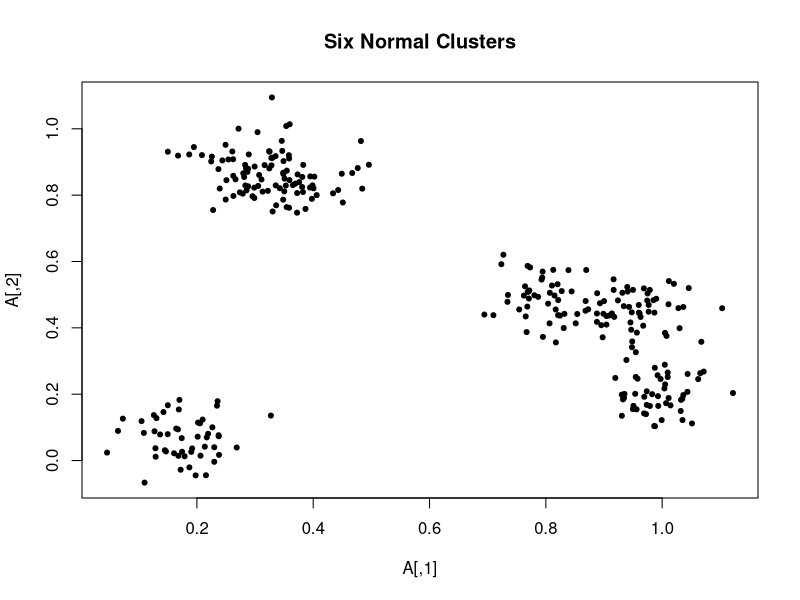

Generate this figure with R: (Note: this script raises an error after producing the figure.)
# This example file generates a two-dimensional dataset of 300 points.
# It uses path length (TSP), tpPL, and OLO criteria to find orderings.
# It plots the paths and the heat maps all in one graph.

closeAllConnections()  # helps avoid "Error in file(con, "w") : all connections are in use"
library(lattice)       # for the levelplot function
library(latticeExtra)  # allow adding plotxy objects
library(MASS)
library(seriation)
library(viridis)
library(doParallel)
registerDoParallel()   # for parallel processing in TSP

### function that calculates the tree penalty matrix
penaltymatrix <-function(d,method){ 
  # d = dissimilarity matrix as a "dist" object
  # method = type of linkage: single, complete, average, Ward
  D<-as.matrix(d) # distance matrix as a "matrix" object
  if (method == "ward") {
    method = "ward.D2"
  }
  Tree1 <- hclust(d,method=method)   # tree object from hierarchical clustering
  n  <- length(Tree1$height)+1 # number of leaves in a tree
  a1 <- matrix(cutree(Tree1,1:n),ncol=n,nrow=n,byrow=F,dimnames=NULL) # matrix of cluster identities for different cuts
  h1 <- rev(Tree1$height)# vector of heights of cuts in decreasing order of length n-1
  PM <- matrix(rep(0,n^2),nrow=n) # create a matrix to save tree penalties
  for (i in 1:(n-1)) {
    for(j in (i+1):n) {
      e11 <- c(a1[i,])     # vector of cluster indices for point i
      e12 <- c(a1[j,])     # vector of cluster indices for point j
      lca1 <- max(which(e11==e12))  # least common ancestor node of i and j
      PM[i,j] <- h1[lca1]
    }
  }
  NM <- PM * mean(D) / mean(PM)           # normalized penalty matrix
  return(list(PM=PM,NM=NM))
}

### Generating example data: 6 Normal Clusters
### This code produces a matrix A of points
dim <- 2 # number of dimensions
cen <- 6 # number of clusters
s <- matrix(0.003,cen) # matrix of standard deviations
cl <- 50 # cluster size
n1 <- matrix(cl,cen)
mu <- matrix(runif(dim*cen),ncol=dim) # matrix of centers

C <- list()
for (i in 1:cen) {
  C[[i]] <- mvrnorm(n1[i],mu[i,], diag(rep(s[i],dim),dim,dim))
}

A <- C[[1]]
for (i in 2:cen) {
  A <- rbind(A,C[[i]])
}

### plot the points, if two dimensional
if (dim == 2) {
  plot(A, pch=20, main="Six Normal Clusters")
}

### define distance matrix and penalty matrix
n <- nrow(A) # number of points
d <- dist(A, method="euclidean") # distance matrix as a "dist" object
D <- as.matrix(d) # distance matrix as a "matrix" object

mylinkage <- "average" ## Choose a hierarchical tree type for tpPL and OLO seriation methods
TP <- penaltymatrix(d,method=mylinkage)$NM # tree penalty matrix (normalized)
tp <- as.dist(TP) # tree penalty matrix as a "dist" object
beta <- 0.5 # tuning parameter for tpPL method (0.3-0.8 range recommended)
tppl <- d+beta*tp # tree-penalized path length matrix as a "dist" object

### obtain TSP, OLO, and tpPL seriation orderings
rp <- 50 # number of iterations for TSP and tpPL methods
methods <- c("TSP","tpPL","OLO")
ord <- list()
cat("Computing",rp,"TSP orderings\n")
ord$tsp <- get_order(seriate(d,"TSP",control=list(rep=rp,"two_opt"),parallel=T)) 
cat("Computing",rp,"tpPL orderings\n")
ord$tppl <- get_order(seriate(tppl,"TSP",control=list(rep=rp,"two_opt"),parallel=T)) 
cat("Computing OLO ordering\n")
ord$olo <- get_order(seriate(d,method="OLO_average"))

### plot the three orderings
cat("Plotting the orderings\n")
dev.off()
for(i in 1:3){
  score <- criterion(d,ord[[i]],"Path_length")
  score2 <- criterion(tppl,ord[[i]],"Path_length")

  ### start ordering with smaller D values; helps orderings match each other
  BestPath = ord[[i]]
  j = round(n/2)
  if (sum(sum(D[BestPath[1:(j+1)],BestPath[1:(j+1)]])) > sum(sum(D[BestPath[(n-j):n],BestPath[(n-j):n]]))) {
    BestPath = rev(BestPath)  # reverse ordering; not a substantive change
  }
  imagetitle = paste(methods[i],"path length",round(score,4))
  
  ### plot points and line segments to represent the path
  ### starting point is green, ending point is black
  pa <-xyplot(A[BestPath,2]~A[BestPath,1],
              aspect = 1:1,type="p",cex=c(1,rep(0.6,n-2),1),
              pch=20,scales=list(x=list(draw=F),y=list(draw=F)),
              col=rep(c("green","red","black"),c(1,n-2,1)),
              xlab="",ylab="",main=imagetitle
              ) +xyplot(A[BestPath,2]~A[BestPath,1],type="l",
                        cex=0.5, pch=20, col="blue")
  
  print(pa,split=c(1,i,2,3),more=TRUE)
  
  ### create and plot heat map
  f <- function (mm) t(mm)[ ,nrow(mm):1] # rotates matrix 90 deg. clockwise
  ga <-levelplot(f(D[BestPath,BestPath]), xlab=" ", ylab=" ",scales=list(draw=F),
                 col.regions =viridis,
                 colorkey = list(space= "right"))
  
  if (i < 3) {
    print(ga,split=c(2,i,2,3),more=TRUE)
  } else {
    print(ga,split=c(2,i,2,3),more=FALSE)
  }
}
